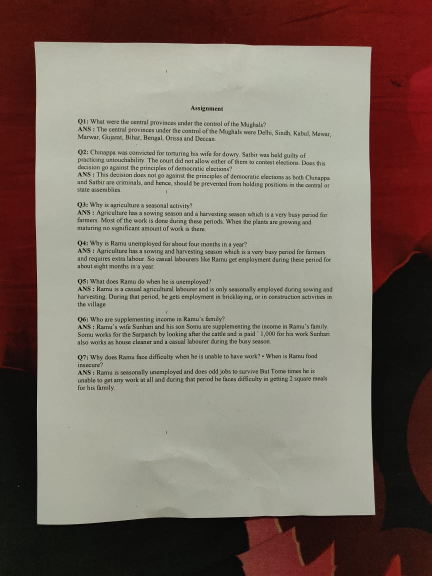
#> input picture test.jpeg, 864 x 1152 px (shown at 1/2 size)
$ python -i cleanImage.py   (imports and definitions only)
#> lines starting #> are read from the running program, lines starting #| are printed output that depends on the picture; after the words box and inside, x2 and y2 are one past the last pixel; in counts of white or black regions, pixels touching at a corner belong together
### bucket.py
# Imports the Google Cloud client library
from google.cloud import storage
from io import BytesIO
from flask import send_file
import os

project_id = os.environ.get("GOOGLE_CLOUD_PROJECT")
bucket_name = f"{project_id}.appspot.com"

def gcs_upload_image(filename):
    storage_client = storage.Client()
    # bucket_name = "learning-helper-2025-451212.appspot.com"
    bucket = storage_client.bucket(bucket_name)
    blob = bucket.blob(filename)
    blob.upload_from_filename(filename)
    blob.make_public()
    print("Image uploaded")


# [15 lines left out: functions download_from_gcs, get_gcs_url, not called in this run]

### cleanImage.py
import cv2
import imutils
import numpy as np
from skimage.filters import threshold_local
from google.cloud import storage
import bucket
import time

def order_points(pts):
    rect = np.zeros((4, 2), dtype="float32")
    s = pts.sum(axis=1)
    rect[0] = pts[np.argmin(s)]
    rect[2] = pts[np.argmax(s)]
    diff = np.diff(pts, axis=1)
    rect[1] = pts[np.argmin(diff)]
    rect[3] = pts[np.argmax(diff)]
    return rect

def transformFourPoints(image, pts):
    rect = order_points(pts)
    (tl, tr, br, bl) = rect
    widthA = np.linalg.norm(br - bl)
    widthB = np.linalg.norm(tr - tl)
    maxWidth = int(max(widthA, widthB))

    heightA = np.linalg.norm(tr - br)
    heightB = np.linalg.norm(tl - bl)
    maxHeight = int(max(heightA, heightB))

    dst = np.array([
        [0, 0], [maxWidth - 1, 0],
        [maxWidth - 1, maxHeight - 1], [0, maxHeight - 1]
    ], dtype="float32")

    M = cv2.getPerspectiveTransform(rect, dst)
    warped = cv2.warpPerspective(image, M, (maxWidth, maxHeight))
    return warped

def cleanImage(path):
#> called with path = 'test.jpeg'
    image = cv2.imread(path)
#> image is the input picture: shape (1152, 864, 3); mean B, G, R 103.1, 113.1, 126
    if image is None:
        print("Error: Unable to load image.")
        return None

    ratio = image.shape[0] / 500.0
#> ratio = 2.3
    orig = image.copy()
    image = imutils.resize(image, height=500)
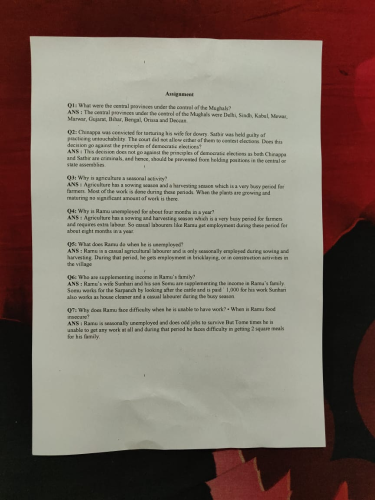
#> image: shape (500, 375, 3); mean B, G, R 103.1, 113.1, 126

    gray = cv2.cvtColor(image, cv2.COLOR_BGR2GRAY)
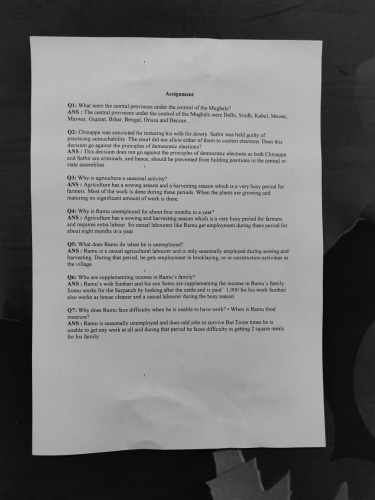
#> gray: shape (500, 375); min 4, max 192, mean 115.9
    blurred = cv2.GaussianBlur(gray, (5, 5), 1)
    edged = cv2.Canny(blurred, 75, 200)
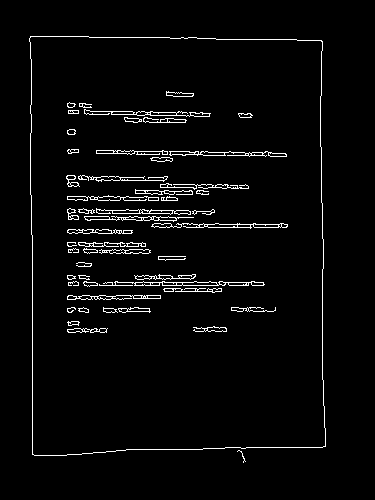
#> edged: shape (500, 375); 3.3% white in thin lines or dots, all inside (x1, y1, x2, y2) = (29, 36, 326, 463)

    print("STEP 1: Edge Detection Completed")

    cnts = cv2.findContours(edged.copy(), cv2.RETR_EXTERNAL, cv2.CHAIN_APPROX_SIMPLE)
#> cnts = 2 contours, 1 with area under 20; largest, box (x1, y1, x2, y2) and area: (29, 36, 326, 456) 119694
    cnts = imutils.grab_contours(cnts)

    # Sort by area and filter out too small contours
    valid_contours = [c for c in cnts if cv2.contourArea(c) > 1000]
#> valid_contours = 1 contour; box (x1, y1, x2, y2) and area: (29, 36, 326, 456) 119694
    valid_contours = sorted(valid_contours, key=cv2.contourArea, reverse=True)

    screenCnt = None
    for c in valid_contours:
        peri = cv2.arcLength(c, True)
        approx = cv2.approxPolyDP(c, 0.02 * peri, True)

        # Ensure it's a 4-sided shape with realistic dimensions
        if len(approx) == 4:
            (x, y, w, h) = cv2.boundingRect(approx)
            aspect_ratio = w / float(h)
            if 0.5 < aspect_ratio < 2:  # Accept reasonable document-like aspect ratios
                screenCnt = approx
                break
#> this loop made 1 pass
#> (peri, x, y, w, h, aspect_ratio, screenCnt) on pass 1: (1423.7, 30, 36, 296, 419, 0.706, [[30, 36], [32, 454], [325, 446], [322, 41]])

    if screenCnt is None:
        print("Warning: No valid document contour detected. Using full image.")

        # Step 2: Adaptive Thresholding on the original image
        gray = cv2.cvtColor(orig, cv2.COLOR_BGR2GRAY)
        T = threshold_local(gray, 11, offset=10, method="gaussian")
        cleaned = (gray > T).astype("uint8") * 255
    else:
        print("STEP 2: Found valid document contours")
        cleaned = transformFourPoints(orig, screenCnt.reshape(4, 2) * ratio)
#> in order_points, `s = pts.sum(axis=1)`: s = [152.1, 1119.7, 1776.4, 836.4]
#> in order_points, `diff = np.diff(pts, axis=1)`: diff = [13.82, 972.3, 278.8, -647.4]
#> in transformFourPoints, `rect = order_points(pts)`: rect = [[69.12, 82.94], [741.9, 94.46], [748.8, 1027.6], [73.73, 1046]]
#> in transformFourPoints, `(tl, tr, br, bl) = rect`: tl = [69.12, 82.94]; tr = [741.9, 94.46]; br = [748.8, 1027.6]; bl = [73.73, 1046]
#> in transformFourPoints, `widthA = np.linalg.norm(br - bl)`: widthA = 675.3
#> in transformFourPoints, `widthB = np.linalg.norm(tr - tl)`: widthB = 672.9
#> in transformFourPoints, `maxWidth = int(max(widthA, widthB))`: maxWidth = 675
#> in transformFourPoints, `heightA = np.linalg.norm(tr - br)`: heightA = 933.1
#> in transformFourPoints, `heightB = np.linalg.norm(tl - bl)`: heightB = 963.1
#> in transformFourPoints, `maxHeight = int(max(heightA, heightB))`: maxHeight = 963
#> in transformFourPoints, `dst = np.array([ [0, 0], [maxWidth - 1, 0], [maxWidth - 1, maxHeight -..`: dst = [[0, 0], [674, 0], [674, 962], [0, 962]]
#> in transformFourPoints, `M = cv2.getPerspectiveTransform(rect, dst)`: M = [[0.968, -0.00463, -66.53], [-0.0171, 1, -81.75], [-4.61e-05, 4.11e-06, 1]]
#> in transformFourPoints, `warped = cv2.warpPerspective(image, M, (maxWidth, maxHeight))`:
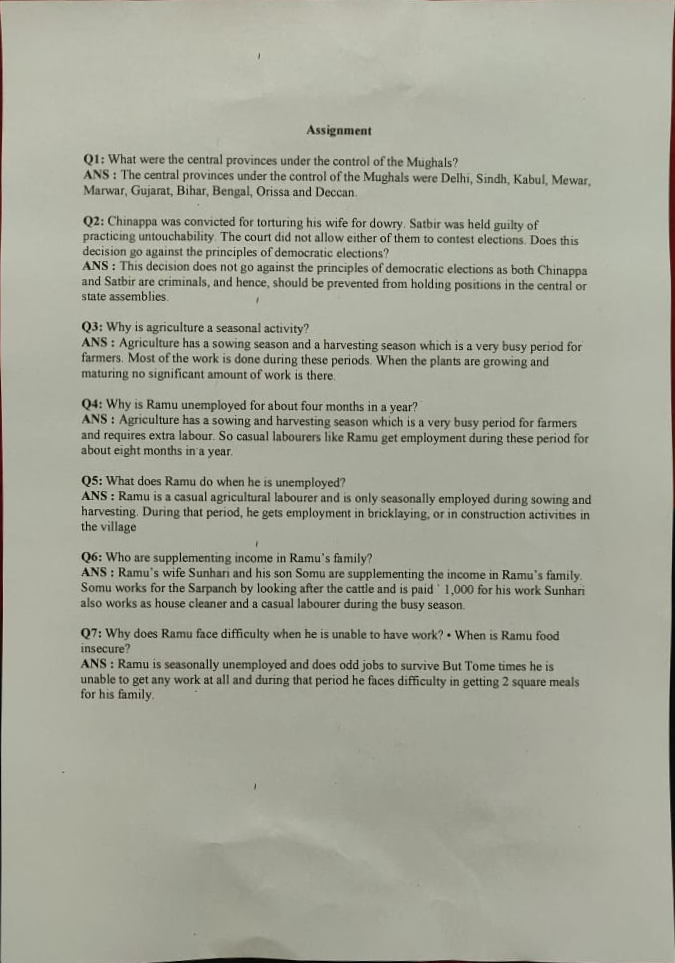
#> warped: shape (963, 675, 3); mean B, G, R 151.9, 165.8, 164.7
        cleaned = cv2.cvtColor(cleaned, cv2.COLOR_BGR2GRAY)
        T = threshold_local(cleaned, 11, offset=10, method="gaussian")
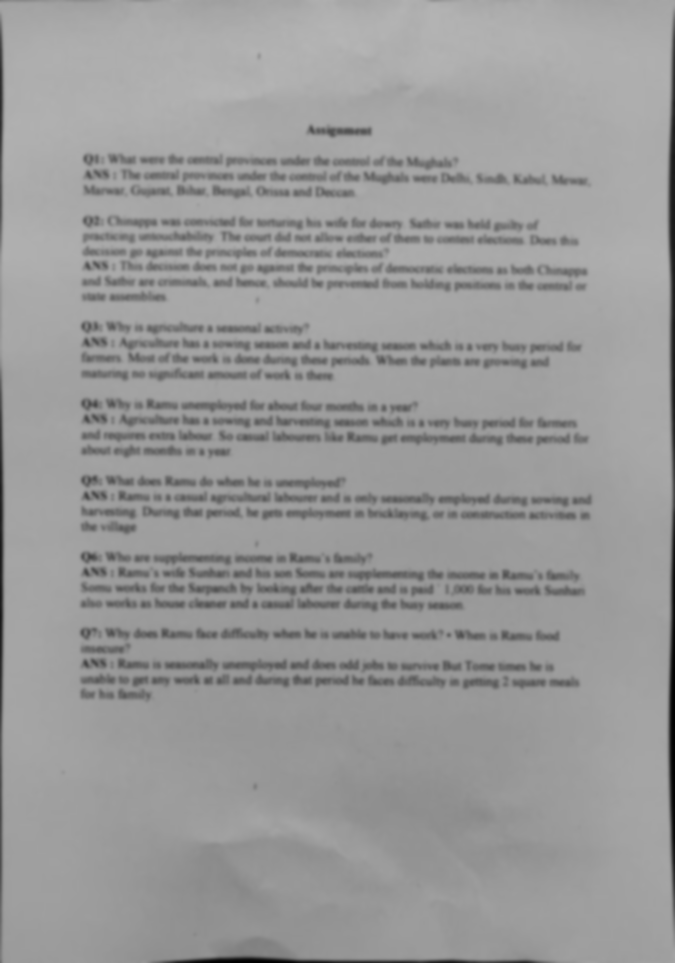
#> T: shape (963, 675) float64; min 0.817, max 181.9, mean 154
        cleaned = (cleaned > T).astype("uint8") * 255
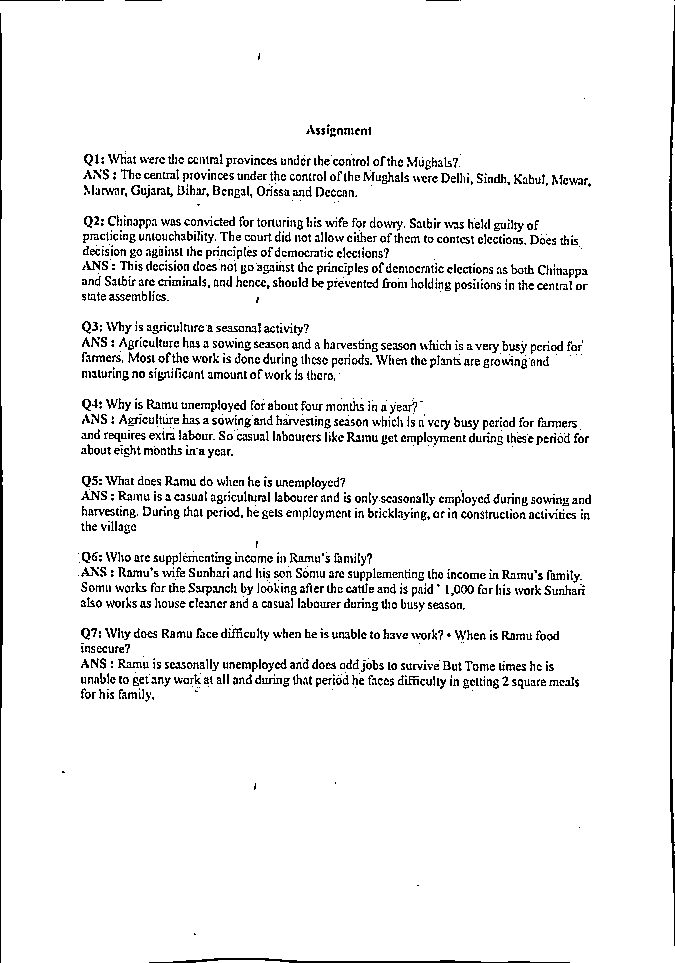
#> cleaned: shape (963, 675); 93.4% white; black in thin lines or dots

    print("STEP 3: Image Cleaning Completed")

    cleanedFile = imutils.resize(cleaned, height=650)
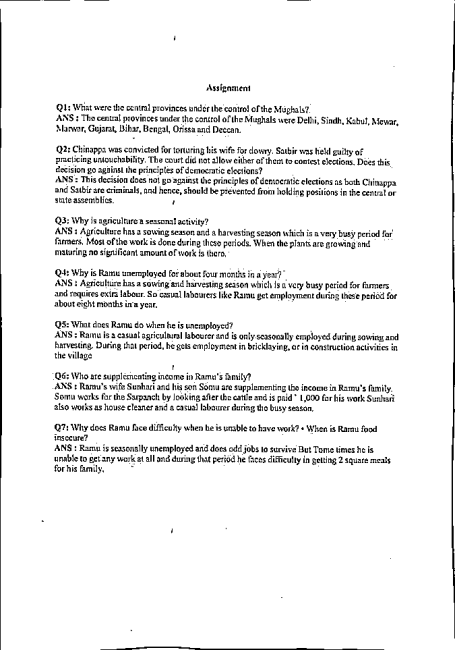
#> cleanedFile: shape (650, 455); min 0, max 255, mean 238.1
    timestamp = int(time.time())
    tmp_cleanedFile = f"/tmp/cleanedFile_{timestamp}.png"
    cv2.imwrite(tmp_cleanedFile, cleanedFile)
    bucket.gcs_upload_image(tmp_cleanedFile)

    return tmp_cleanedFile

>>> result = cleanImage('test.jpeg')
